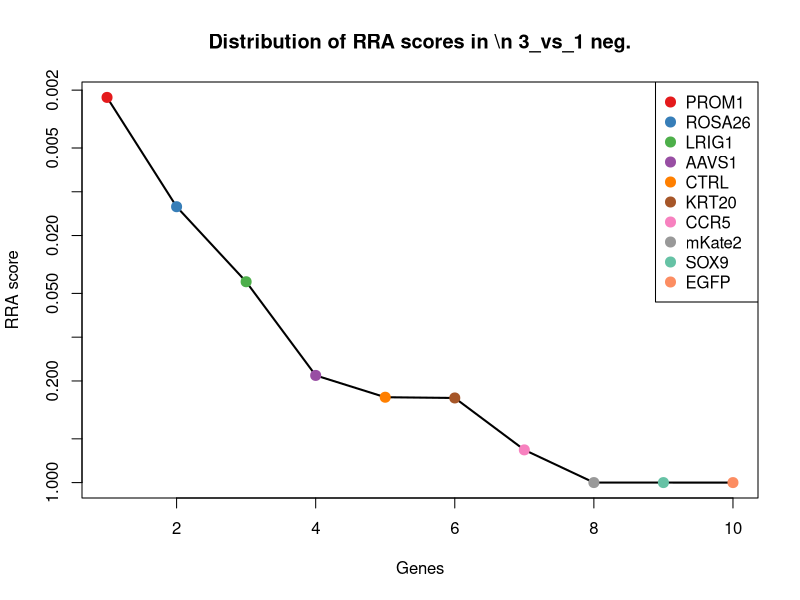
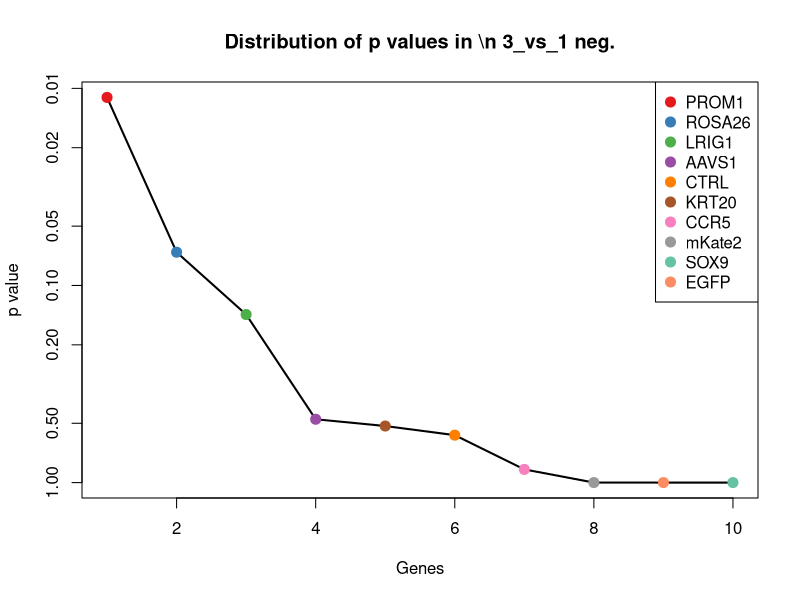
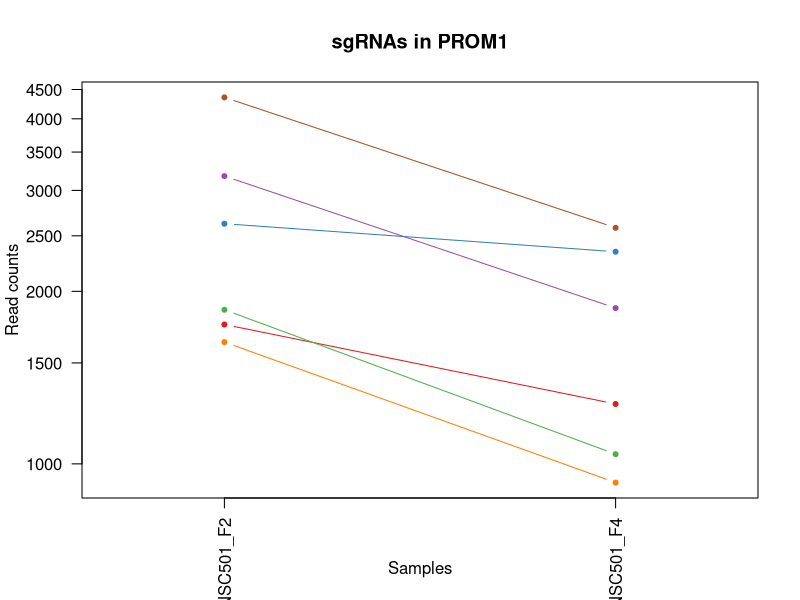
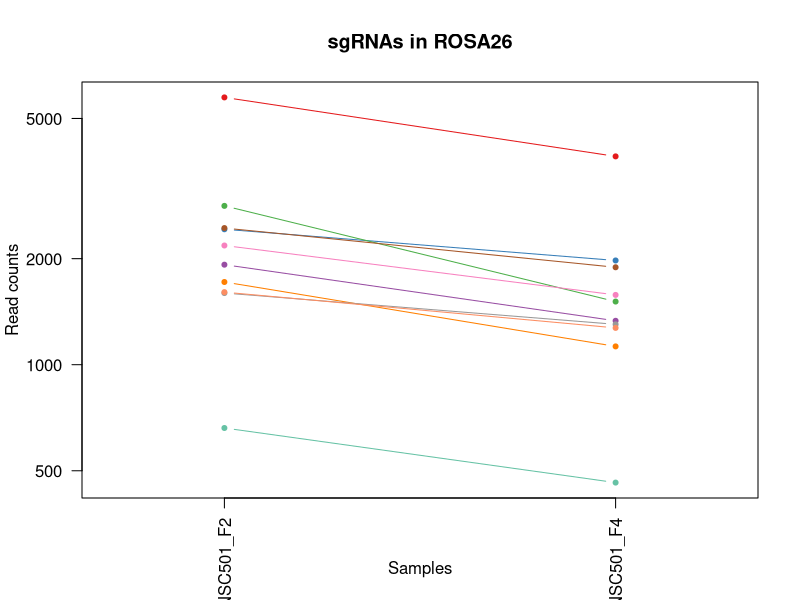
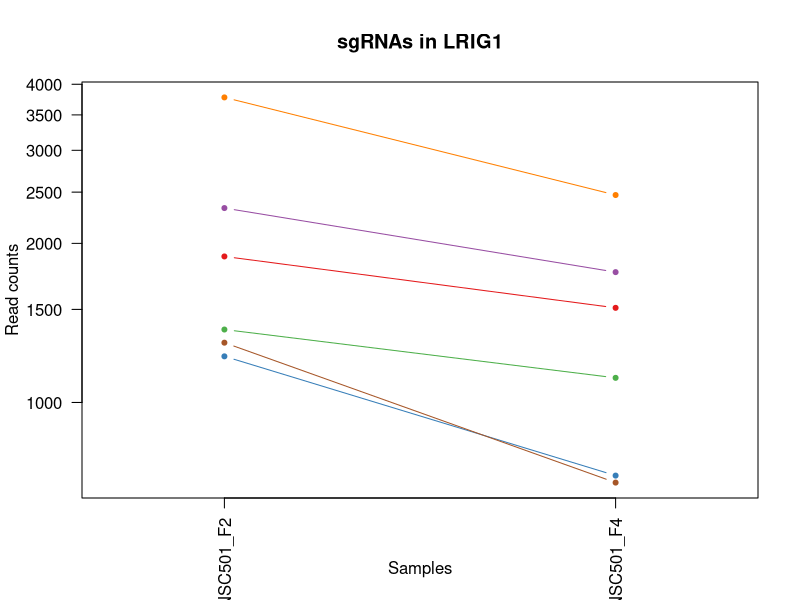
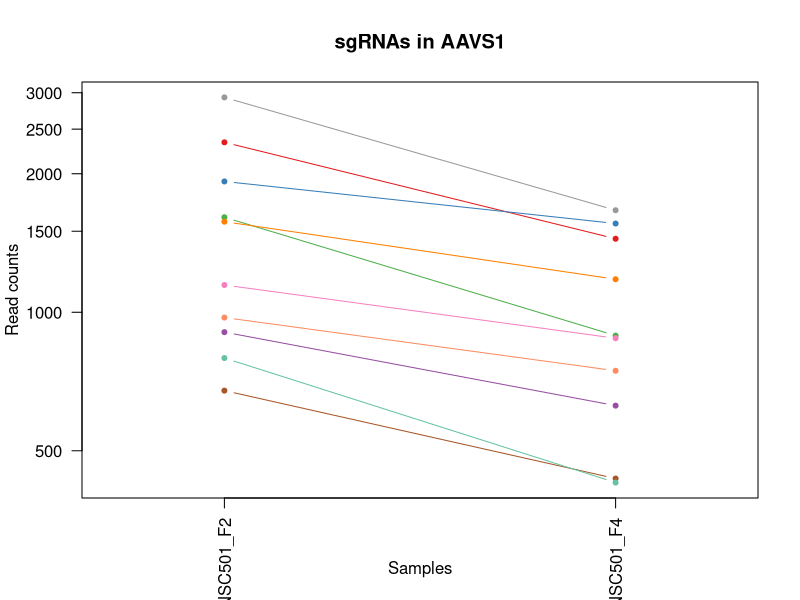
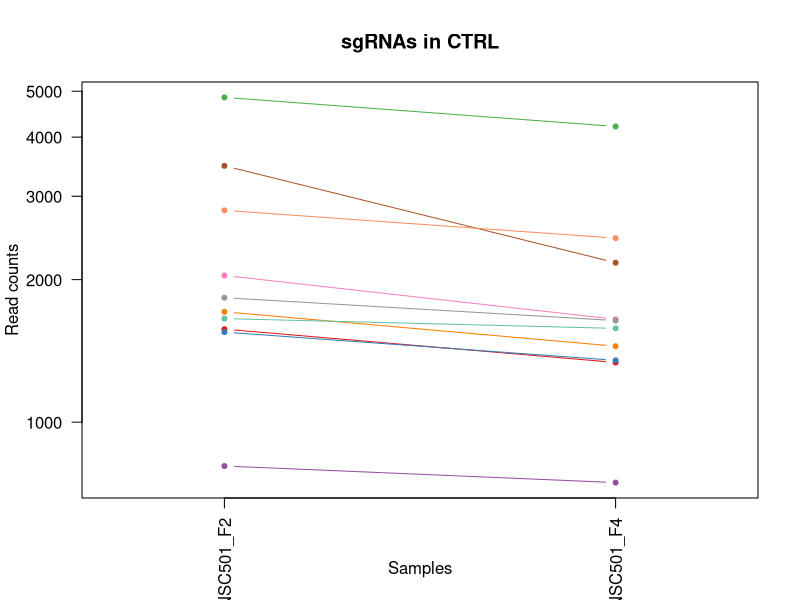
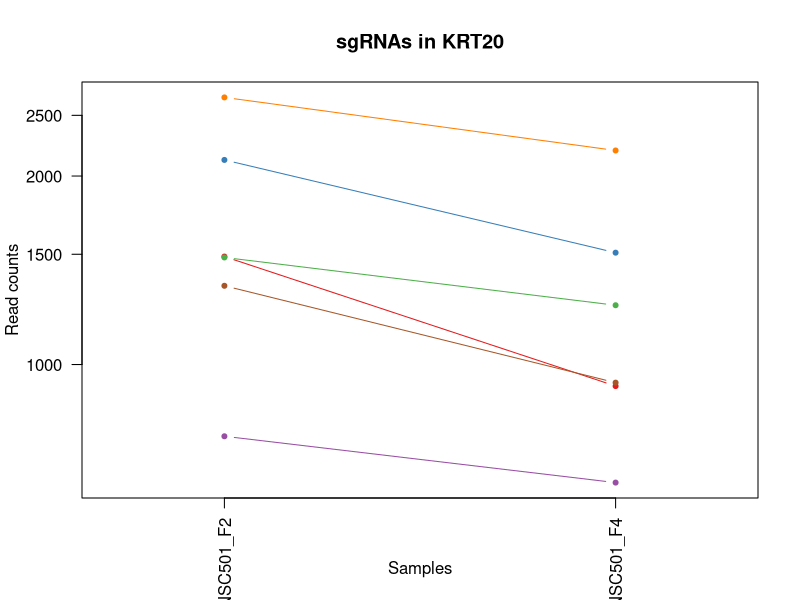

These figures' R source, in order: (Note: this script raises an error after producing the figures.)
pdf(file='S1A_c1_t3.pdf',width=4.5,height=4.5);
gstable=read.table('S1A_c1_t3.gene_summary.txt',header=T)
# 
#
# parameters
# Do not modify the variables beginning with "__"

# gstablename='__GENE_SUMMARY_FILE__'
startindex=3
# outputfile='__OUTPUT_FILE__'
targetgenelist=c("PROM1","ROSA26","LRIG1","AAVS1","CTRL","KRT20","CCR5","mKate2","SOX9","EGFP")
# samplelabel=sub('.\\w+.\\w+$','',colnames(gstable)[startindex]);
samplelabel='3_vs_1 neg.'


# You need to write some codes in front of this code:
# gstable=read.table(gstablename,header=T)
# pdf(file=outputfile,width=6,height=6)


# set up color using RColorBrewer
#library(RColorBrewer)
#colors <- brewer.pal(length(targetgenelist), "Set1")

colors=c( "#E41A1C", "#377EB8", "#4DAF4A", "#984EA3", "#FF7F00",  "#A65628", "#F781BF",
          "#999999", "#66C2A5", "#FC8D62", "#8DA0CB", "#E78AC3", "#A6D854", "#FFD92F", "#E5C494", "#B3B3B3", 
          "#8DD3C7", "#FFFFB3", "#BEBADA", "#FB8072", "#80B1D3", "#FDB462", "#B3DE69", "#FCCDE5",
          "#D9D9D9", "#BC80BD", "#CCEBC5", "#FFED6F")

######
# function definition

plotrankedvalues<-function(val, tglist, ...){
  
  plot(val,log='y',ylim=c(max(val),min(val)),type='l',lwd=2, ...)
  if(length(tglist)>0){
    for(i in 1:length(tglist)){
      targetgene=tglist[i];
      tx=which(names(val)==targetgene);ty=val[targetgene];
      points(tx,ty,col=colors[(i %% length(colors)) ],cex=2,pch=20)
      # text(tx+50,ty,targetgene,col=colors[i])
    }
    legend('topright',tglist,pch=20,pt.cex = 2,cex=1,col=colors)
  }
}



plotrandvalues<-function(val,targetgenelist, ...){
  # choose the one with the best distance distribution
  
  mindiffvalue=0;
  randval=val;
  for(i in 1:20){
    randval0=sample(val)
    vindex=sort(which(names(randval0) %in% targetgenelist))
    if(max(vindex)>0.9*length(val)){
      # print('pass...')
      next;
    }
    mindiffind=min(diff(vindex));
    if (mindiffind > mindiffvalue){
      mindiffvalue=mindiffind;
      randval=randval0;
      # print(paste('Diff: ',mindiffvalue))
    }
  }
  plot(randval,log='y',ylim=c(max(randval),min(randval)),pch=20,col='grey', ...)
  
  if(length(targetgenelist)>0){
    for(i in 1:length(targetgenelist)){
      targetgene=targetgenelist[i];
      tx=which(names(randval)==targetgene);ty=randval[targetgene];
      points(tx,ty,col=colors[(i %% length(colors)) ],cex=2,pch=20)
      text(tx+50,ty,targetgene,col=colors[i])
    }
  }
  
}




# set.seed(1235)



pvec=gstable[,startindex]
names(pvec)=gstable[,'id']
pvec=sort(pvec);

plotrankedvalues(pvec,targetgenelist,xlab='Genes',ylab='RRA score',main=paste('Distribution of RRA scores in \\n',samplelabel))

# plotrandvalues(pvec,targetgenelist,xlab='Genes',ylab='RRA score',main=paste('Distribution of RRA scores in \\n',samplelabel))


pvec=gstable[,startindex+1]
names(pvec)=gstable[,'id']
pvec=sort(pvec);

plotrankedvalues(pvec,targetgenelist,xlab='Genes',ylab='p value',main=paste('Distribution of p values in \\n',samplelabel))

# plotrandvalues(pvec,targetgenelist,xlab='Genes',ylab='p value',main=paste('Distribution of p values in \\n',samplelabel))



# you need to write after this code:
# dev.off()






# parameters
# Do not modify the variables beginning with "__"
targetmat=list(c(1749.3823420220724,1271.0121882916353),c(2623.2761646547942,2343.906717434087),c(1856.2270247162191,1038.6609630394682),c(3176.635939205076,1869.007034473545),c(1629.7800852748933,926.4914060211805),c(4358.306235867205,2580.628185167486))
targetgene="PROM1"
collabel=c("S02_MNSC501_F2","S04_MNSC501_F4")

# set up color using RColorBrewer
#library(RColorBrewer)
#colors <- brewer.pal(length(targetgenelist), "Set1")

colors=c( "#E41A1C", "#377EB8", "#4DAF4A", "#984EA3", "#FF7F00",  "#A65628", "#F781BF",
          "#999999", "#66C2A5", "#FC8D62", "#8DA0CB", "#E78AC3", "#A6D854", "#FFD92F", "#E5C494", "#B3B3B3", 
          "#8DD3C7", "#FFFFB3", "#BEBADA", "#FB8072", "#80B1D3", "#FDB462", "#B3DE69", "#FCCDE5",
          "#D9D9D9", "#BC80BD", "#CCEBC5", "#FFED6F")


## code

targetmatvec=unlist(targetmat)+1
yrange=range(targetmatvec[targetmatvec>0]);
# yrange[1]=1; # set the minimum value to 1
for(i in 1:length(targetmat)){
  vali=targetmat[[i]]+1;
  if(i==1){
    plot(1:length(vali),vali,type='b',las=1,pch=20,main=paste('sgRNAs in',targetgene),ylab='Read counts',xlab='Samples',xlim=c(0.7,length(vali)+0.3),ylim = yrange,col=colors[(i %% length(colors))],xaxt='n',log='y')
    axis(1,at=1:length(vali),labels=(collabel),las=2)
    # lines(0:100,rep(1,101),col='black');
  }else{
    lines(1:length(vali),vali,type='b',pch=20,col=colors[(i %% length(colors))])
  }
}




# parameters
# Do not modify the variables beginning with "__"
targetmat=list(c(5736.124233594708,3901.1697882464177),c(2422.344373319533,1975.3496015168566),c(2822.613259233426,1509.9187772656503),c(1921.6095917380103,1331.467209282011),c(1715.8937101328622,1126.0658126641079),c(2441.480734399082,1889.401499385961),c(2178.355769555288,1576.9291619778742),c(1596.2914533856833,1300.875511913387),c(660.2044572444285,461.7889555168463),c(1605.8596339254575,1271.0121882916353))
targetgene="ROSA26"
collabel=c("S02_MNSC501_F2","S04_MNSC501_F4")

# set up color using RColorBrewer
#library(RColorBrewer)
#colors <- brewer.pal(length(targetgenelist), "Set1")

colors=c( "#E41A1C", "#377EB8", "#4DAF4A", "#984EA3", "#FF7F00",  "#A65628", "#F781BF",
          "#999999", "#66C2A5", "#FC8D62", "#8DA0CB", "#E78AC3", "#A6D854", "#FFD92F", "#E5C494", "#B3B3B3", 
          "#8DD3C7", "#FFFFB3", "#BEBADA", "#FB8072", "#80B1D3", "#FDB462", "#B3DE69", "#FCCDE5",
          "#D9D9D9", "#BC80BD", "#CCEBC5", "#FFED6F")


## code

targetmatvec=unlist(targetmat)+1
yrange=range(targetmatvec[targetmatvec>0]);
# yrange[1]=1; # set the minimum value to 1
for(i in 1:length(targetmat)){
  vali=targetmat[[i]]+1;
  if(i==1){
    plot(1:length(vali),vali,type='b',las=1,pch=20,main=paste('sgRNAs in',targetgene),ylab='Read counts',xlab='Samples',xlim=c(0.7,length(vali)+0.3),ylim = yrange,col=colors[(i %% length(colors))],xaxt='n',log='y')
    axis(1,at=1:length(vali),labels=(collabel),las=2)
    # lines(0:100,rep(1,101),col='black');
  }else{
    lines(1:length(vali),vali,type='b',pch=20,col=colors[(i %% length(colors))])
  }
}




# parameters
# Do not modify the variables beginning with "__"
targetmat=list(c(1888.1209598488,1509.1904035187783),c(1221.5377155778556,726.1886256313813),c(1373.0339074576157,1112.2267114735398),c(2331.446658191677,1763.3928411771055),c(3776.2419196976,2467.730254402327),c(1296.4884631394211,704.3374132252214))
targetgene="LRIG1"
collabel=c("S02_MNSC501_F2","S04_MNSC501_F4")

# set up color using RColorBrewer
#library(RColorBrewer)
#colors <- brewer.pal(length(targetgenelist), "Set1")

colors=c( "#E41A1C", "#377EB8", "#4DAF4A", "#984EA3", "#FF7F00",  "#A65628", "#F781BF",
          "#999999", "#66C2A5", "#FC8D62", "#8DA0CB", "#E78AC3", "#A6D854", "#FFD92F", "#E5C494", "#B3B3B3", 
          "#8DD3C7", "#FFFFB3", "#BEBADA", "#FB8072", "#80B1D3", "#FDB462", "#B3DE69", "#FCCDE5",
          "#D9D9D9", "#BC80BD", "#CCEBC5", "#FFED6F")


## code

targetmatvec=unlist(targetmat)+1
yrange=range(targetmatvec[targetmatvec>0]);
# yrange[1]=1; # set the minimum value to 1
for(i in 1:length(targetmat)){
  vali=targetmat[[i]]+1;
  if(i==1){
    plot(1:length(vali),vali,type='b',las=1,pch=20,main=paste('sgRNAs in',targetgene),ylab='Read counts',xlab='Samples',xlim=c(0.7,length(vali)+0.3),ylim = yrange,col=colors[(i %% length(colors))],xaxt='n',log='y')
    axis(1,at=1:length(vali),labels=(collabel),las=2)
    # lines(0:100,rep(1,101),col='black');
  }else{
    lines(1:length(vali),vali,type='b',pch=20,col=colors[(i %% length(colors))])
  }
}




# parameters
# Do not modify the variables beginning with "__"
targetmat=list(c(2339.4201419748224,1443.6367663002986),c(1923.2042884946393,1557.9914445592021),c(1607.4543306820867,888.6159711838367),c(904.1930610086737,625.6730485630457),c(1572.3710020362473,1178.5087224388917),c(674.55672805409,434.1107531357104),c(1144.9922712596608,876.9619912338848),c(2929.4579419275724,1665.0623853493857),c(794.158984801269,425.3702681732464),c(972.765021543723,745.1263430500533))
targetgene="AAVS1"
collabel=c("S02_MNSC501_F2","S04_MNSC501_F4")

# set up color using RColorBrewer
#library(RColorBrewer)
#colors <- brewer.pal(length(targetgenelist), "Set1")

colors=c( "#E41A1C", "#377EB8", "#4DAF4A", "#984EA3", "#FF7F00",  "#A65628", "#F781BF",
          "#999999", "#66C2A5", "#FC8D62", "#8DA0CB", "#E78AC3", "#A6D854", "#FFD92F", "#E5C494", "#B3B3B3", 
          "#8DD3C7", "#FFFFB3", "#BEBADA", "#FB8072", "#80B1D3", "#FDB462", "#B3DE69", "#FCCDE5",
          "#D9D9D9", "#BC80BD", "#CCEBC5", "#FFED6F")


## code

targetmatvec=unlist(targetmat)+1
yrange=range(targetmatvec[targetmatvec>0]);
# yrange[1]=1; # set the minimum value to 1
for(i in 1:length(targetmat)){
  vali=targetmat[[i]]+1;
  if(i==1){
    plot(1:length(vali),vali,type='b',las=1,pch=20,main=paste('sgRNAs in',targetgene),ylab='Read counts',xlab='Samples',xlim=c(0.7,length(vali)+0.3),ylim = yrange,col=colors[(i %% length(colors))],xaxt='n',log='y')
    axis(1,at=1:length(vali),labels=(collabel),las=2)
    # lines(0:100,rep(1,101),col='black');
  }else{
    lines(1:length(vali),vali,type='b',pch=20,col=colors[(i %% length(colors))])
  }
}




# parameters
# Do not modify the variables beginning with "__"
targetmat=list(c(1570.7763052796183,1335.837451763243),c(1548.4505506868115,1349.676552953811),c(4851.067533665583,4211.457004413888),c(806.9165588543015,744.3979693031812),c(1709.514923106346,1445.8218875409145),c(3478.0336262079672,2170.553765678552),c(2039.6171517285602,1648.3097891713298),c(1830.7118766101541,1638.1125567151219),c(1653.7005366243293,1576.9291619778742),c(2800.2875046406193,2445.879041996167))
targetgene="CTRL"
collabel=c("S02_MNSC501_F2","S04_MNSC501_F4")

# set up color using RColorBrewer
#library(RColorBrewer)
#colors <- brewer.pal(length(targetgenelist), "Set1")

colors=c( "#E41A1C", "#377EB8", "#4DAF4A", "#984EA3", "#FF7F00",  "#A65628", "#F781BF",
          "#999999", "#66C2A5", "#FC8D62", "#8DA0CB", "#E78AC3", "#A6D854", "#FFD92F", "#E5C494", "#B3B3B3", 
          "#8DD3C7", "#FFFFB3", "#BEBADA", "#FB8072", "#80B1D3", "#FDB462", "#B3DE69", "#FCCDE5",
          "#D9D9D9", "#BC80BD", "#CCEBC5", "#FFED6F")


## code

targetmatvec=unlist(targetmat)+1
yrange=range(targetmatvec[targetmatvec>0]);
# yrange[1]=1; # set the minimum value to 1
for(i in 1:length(targetmat)){
  vali=targetmat[[i]]+1;
  if(i==1){
    plot(1:length(vali),vali,type='b',las=1,pch=20,main=paste('sgRNAs in',targetgene),ylab='Read counts',xlab='Samples',xlim=c(0.7,length(vali)+0.3),ylim = yrange,col=colors[(i %% length(colors))],xaxt='n',log='y')
    axis(1,at=1:length(vali),labels=(collabel),las=2)
    # lines(0:100,rep(1,101),col='black');
  }else{
    lines(1:length(vali),vali,type='b',pch=20,col=colors[(i %% length(colors))])
  }
}




# parameters
# Do not modify the variables beginning with "__"
targetmat=list(c(1486.2573771782786,922.8495372868206),c(2120.946686316642,1507.7336560250344),c(1481.4732869083914,1242.6056121636275),c(767.0491399385751,646.7958872223336),c(2669.5223705970366,2196.046846819072),c(1334.7611852985183,934.5035172367725))
targetgene="KRT20"
collabel=c("S02_MNSC501_F2","S04_MNSC501_F4")

# set up color using RColorBrewer
#library(RColorBrewer)
#colors <- brewer.pal(length(targetgenelist), "Set1")

colors=c( "#E41A1C", "#377EB8", "#4DAF4A", "#984EA3", "#FF7F00",  "#A65628", "#F781BF",
          "#999999", "#66C2A5", "#FC8D62", "#8DA0CB", "#E78AC3", "#A6D854", "#FFD92F", "#E5C494", "#B3B3B3", 
          "#8DD3C7", "#FFFFB3", "#BEBADA", "#FB8072", "#80B1D3", "#FDB462", "#B3DE69", "#FCCDE5",
          "#D9D9D9", "#BC80BD", "#CCEBC5", "#FFED6F")


## code

targetmatvec=unlist(targetmat)+1
yrange=range(targetmatvec[targetmatvec>0]);
# yrange[1]=1; # set the minimum value to 1
for(i in 1:length(targetmat)){
  vali=targetmat[[i]]+1;
  if(i==1){
    plot(1:length(vali),vali,type='b',las=1,pch=20,main=paste('sgRNAs in',targetgene),ylab='Read counts',xlab='Samples',xlim=c(0.7,length(vali)+0.3),ylim = yrange,col=colors[(i %% length(colors))],xaxt='n',log='y')
    axis(1,at=1:length(vali),labels=(collabel),las=2)
    # lines(0:100,rep(1,101),col='black');
  }else{
    lines(1:length(vali),vali,type='b',pch=20,col=colors[(i %% length(colors))])
  }
}




# parameters
# Do not modify the variables beginning with "__"
targetmat=list(c(1144.9922712596608,872.5917487526527),c(2285.200452249435,1700.7526989461137),c(1148.181664772919,944.7007496929805),c(837.2157972302534,520.787229013478),c(1302.8672501659373,1208.3720460606435),c(1589.9126663591671,865.3080112839328),c(2479.753456558179,2087.5191585351445),c(1479.8785901517622,1256.4447133541953),c(1068.4468269414663,733.4723631001012),c(1502.204344744569,1125.3374389172359))
targetgene="CCR5"
collabel=c("S02_MNSC501_F2","S04_MNSC501_F4")

# set up color using RColorBrewer
#library(RColorBrewer)
#colors <- brewer.pal(length(targetgenelist), "Set1")

colors=c( "#E41A1C", "#377EB8", "#4DAF4A", "#984EA3", "#FF7F00",  "#A65628", "#F781BF",
          "#999999", "#66C2A5", "#FC8D62", "#8DA0CB", "#E78AC3", "#A6D854", "#FFD92F", "#E5C494", "#B3B3B3", 
          "#8DD3C7", "#FFFFB3", "#BEBADA", "#FB8072", "#80B1D3", "#FDB462", "#B3DE69", "#FCCDE5",
          "#D9D9D9", "#BC80BD", "#CCEBC5", "#FFED6F")


## code

targetmatvec=unlist(targetmat)+1
yrange=range(targetmatvec[targetmatvec>0]);
# yrange[1]=1; # set the minimum value to 1
for(i in 1:length(targetmat)){
  vali=targetmat[[i]]+1;
  if(i==1){
    plot(1:length(vali),vali,type='b',las=1,pch=20,main=paste('sgRNAs in',targetgene),ylab='Read counts',xlab='Samples',xlim=c(0.7,length(vali)+0.3),ylim = yrange,col=colors[(i %% length(colors))],xaxt='n',log='y')
    axis(1,at=1:length(vali),labels=(collabel),las=2)
    # lines(0:100,rep(1,101),col='black');
  }else{
    lines(1:length(vali),vali,type='b',pch=20,col=colors[(i %% length(colors))])
  }
}




# parameters
# Do not modify the variables beginning with "__"
targetmat=list(c(1003.0642599196751,1080.906640358044),c(1103.5301555873054,1450.9205037690185),c(1055.6892528884339,1204.7301773262836),c(1108.3142458571926,978.9343157959644),c(819.6741329073338,817.235343990381),c(1518.1513123108596,1977.5347227574728))
targetgene="mKate2"
collabel=c("S02_MNSC501_F2","S04_MNSC501_F4")

# set up color using RColorBrewer
#library(RColorBrewer)
#colors <- brewer.pal(length(targetgenelist), "Set1")

colors=c( "#E41A1C", "#377EB8", "#4DAF4A", "#984EA3", "#FF7F00",  "#A65628", "#F781BF",
          "#999999", "#66C2A5", "#FC8D62", "#8DA0CB", "#E78AC3", "#A6D854", "#FFD92F", "#E5C494", "#B3B3B3", 
          "#8DD3C7", "#FFFFB3", "#BEBADA", "#FB8072", "#80B1D3", "#FDB462", "#B3DE69", "#FCCDE5",
          "#D9D9D9", "#BC80BD", "#CCEBC5", "#FFED6F")


## code

targetmatvec=unlist(targetmat)+1
yrange=range(targetmatvec[targetmatvec>0]);
# yrange[1]=1; # set the minimum value to 1
for(i in 1:length(targetmat)){
  vali=targetmat[[i]]+1;
  if(i==1){
    plot(1:length(vali),vali,type='b',las=1,pch=20,main=paste('sgRNAs in',targetgene),ylab='Read counts',xlab='Samples',xlim=c(0.7,length(vali)+0.3),ylim = yrange,col=colors[(i %% length(colors))],xaxt='n',log='y')
    axis(1,at=1:length(vali),labels=(collabel),las=2)
    # lines(0:100,rep(1,101),col='black');
  }else{
    lines(1:length(vali),vali,type='b',pch=20,col=colors[(i %% length(colors))])
  }
}




# parameters
# Do not modify the variables beginning with "__"
targetmat=list(c(1728.6512841858948,2791.1281980134936),c(1229.5111993610008,2743.783904466814),c(692.0983923770095,885.7024761963487),c(790.9695912880109,1507.7336560250344),c(1601.0755436555703,3381.1109329798114),c(2234.170156037305,2626.5157312204224))
targetgene="SOX9"
collabel=c("S02_MNSC501_F2","S04_MNSC501_F4")

# set up color using RColorBrewer
#library(RColorBrewer)
#colors <- brewer.pal(length(targetgenelist), "Set1")

colors=c( "#E41A1C", "#377EB8", "#4DAF4A", "#984EA3", "#FF7F00",  "#A65628", "#F781BF",
          "#999999", "#66C2A5", "#FC8D62", "#8DA0CB", "#E78AC3", "#A6D854", "#FFD92F", "#E5C494", "#B3B3B3", 
          "#8DD3C7", "#FFFFB3", "#BEBADA", "#FB8072", "#80B1D3", "#FDB462", "#B3DE69", "#FCCDE5",
          "#D9D9D9", "#BC80BD", "#CCEBC5", "#FFED6F")


## code

targetmatvec=unlist(targetmat)+1
yrange=range(targetmatvec[targetmatvec>0]);
# yrange[1]=1; # set the minimum value to 1
for(i in 1:length(targetmat)){
  vali=targetmat[[i]]+1;
  if(i==1){
    plot(1:length(vali),vali,type='b',las=1,pch=20,main=paste('sgRNAs in',targetgene),ylab='Read counts',xlab='Samples',xlim=c(0.7,length(vali)+0.3),ylim = yrange,col=colors[(i %% length(colors))],xaxt='n',log='y')
    axis(1,at=1:length(vali),labels=(collabel),las=2)
    # lines(0:100,rep(1,101),col='black');
  }else{
    lines(1:length(vali),vali,type='b',pch=20,col=colors[(i %% length(colors))])
  }
}




# parameters
# Do not modify the variables beginning with "__"
targetmat=list(c(2307.526206842241,5906.382713385026),c(3141.5526105592367,8737.57146747648),c(1797.223244720944,4944.92936751399),c(1481.4732869083914,3928.1196168806814),c(2809.8556851803933,7443.9796930318125),c(3096.901101373623,7513.1751989846525))
targetgene="EGFP"
collabel=c("S02_MNSC501_F2","S04_MNSC501_F4")

# set up color using RColorBrewer
#library(RColorBrewer)
#colors <- brewer.pal(length(targetgenelist), "Set1")

colors=c( "#E41A1C", "#377EB8", "#4DAF4A", "#984EA3", "#FF7F00",  "#A65628", "#F781BF",
          "#999999", "#66C2A5", "#FC8D62", "#8DA0CB", "#E78AC3", "#A6D854", "#FFD92F", "#E5C494", "#B3B3B3", 
          "#8DD3C7", "#FFFFB3", "#BEBADA", "#FB8072", "#80B1D3", "#FDB462", "#B3DE69", "#FCCDE5",
          "#D9D9D9", "#BC80BD", "#CCEBC5", "#FFED6F")


## code

targetmatvec=unlist(targetmat)+1
yrange=range(targetmatvec[targetmatvec>0]);
# yrange[1]=1; # set the minimum value to 1
for(i in 1:length(targetmat)){
  vali=targetmat[[i]]+1;
  if(i==1){
    plot(1:length(vali),vali,type='b',las=1,pch=20,main=paste('sgRNAs in',targetgene),ylab='Read counts',xlab='Samples',xlim=c(0.7,length(vali)+0.3),ylim = yrange,col=colors[(i %% length(colors))],xaxt='n',log='y')
    axis(1,at=1:length(vali),labels=(collabel),las=2)
    # lines(0:100,rep(1,101),col='black');
  }else{
    lines(1:length(vali),vali,type='b',pch=20,col=colors[(i %% length(colors))])
  }
}



# 
#
# parameters
# Do not modify the variables beginning with "__"

# gstablename='__GENE_SUMMARY_FILE__'
startindex=9
# outputfile='__OUTPUT_FILE__'
targetgenelist=c("EGFP","SOX9","mKate2","KRT20","CTRL","ROSA26","AAVS1","LRIG1","CCR5","PROM1")
# samplelabel=sub('.\\w+.\\w+$','',colnames(gstable)[startindex]);
samplelabel='3_vs_1 pos.'


# You need to write some codes in front of this code:
# gstable=read.table(gstablename,header=T)
# pdf(file=outputfile,width=6,height=6)


# set up color using RColorBrewer
#library(RColorBrewer)
#colors <- brewer.pal(length(targetgenelist), "Set1")

colors=c( "#E41A1C", "#377EB8", "#4DAF4A", "#984EA3", "#FF7F00",  "#A65628", "#F781BF",
          "#999999", "#66C2A5", "#FC8D62", "#8DA0CB", "#E78AC3", "#A6D854", "#FFD92F", "#E5C494", "#B3B3B3", 
          "#8DD3C7", "#FFFFB3", "#BEBADA", "#FB8072", "#80B1D3", "#FDB462", "#B3DE69", "#FCCDE5",
          "#D9D9D9", "#BC80BD", "#CCEBC5", "#FFED6F")

######
# function definition

plotrankedvalues<-function(val, tglist, ...){
  
  plot(val,log='y',ylim=c(max(val),min(val)),type='l',lwd=2, ...)
  if(length(tglist)>0){
    for(i in 1:length(tglist)){
      targetgene=tglist[i];
      tx=which(names(val)==targetgene);ty=val[targetgene];
      points(tx,ty,col=colors[(i %% length(colors)) ],cex=2,pch=20)
      # text(tx+50,ty,targetgene,col=colors[i])
    }
    legend('topright',tglist,pch=20,pt.cex = 2,cex=1,col=colors)
  }
}



plotrandvalues<-function(val,targetgenelist, ...){
  # choose the one with the best distance distribution
  
  mindiffvalue=0;
  randval=val;
  for(i in 1:20){
    randval0=sample(val)
    vindex=sort(which(names(randval0) %in% targetgenelist))
    if(max(vindex)>0.9*length(val)){
      # print('pass...')
      next;
    }
    mindiffind=min(diff(vindex));
    if (mindiffind > mindiffvalue){
      mindiffvalue=mindiffind;
      randval=randval0;
      # print(paste('Diff: ',mindiffvalue))
    }
  }
  plot(randval,log='y',ylim=c(max(randval),min(randval)),pch=20,col='grey', ...)
  
  if(length(targetgenelist)>0){
    for(i in 1:length(targetgenelist)){
      targetgene=targetgenelist[i];
      tx=which(names(randval)==targetgene);ty=randval[targetgene];
      points(tx,ty,col=colors[(i %% length(colors)) ],cex=2,pch=20)
      text(tx+50,ty,targetgene,col=colors[i])
    }
  }
  
}




# set.seed(1235)



pvec=gstable[,startindex]
names(pvec)=gstable[,'id']
pvec=sort(pvec);

plotrankedvalues(pvec,targetgenelist,xlab='Genes',ylab='RRA score',main=paste('Distribution of RRA scores in \\n',samplelabel))

# plotrandvalues(pvec,targetgenelist,xlab='Genes',ylab='RRA score',main=paste('Distribution of RRA scores in \\n',samplelabel))


pvec=gstable[,startindex+1]
names(pvec)=gstable[,'id']
pvec=sort(pvec);

plotrankedvalues(pvec,targetgenelist,xlab='Genes',ylab='p value',main=paste('Distribution of p values in \\n',samplelabel))

# plotrandvalues(pvec,targetgenelist,xlab='Genes',ylab='p value',main=paste('Distribution of p values in \\n',samplelabel))



# you need to write after this code:
# dev.off()






# parameters
# Do not modify the variables beginning with "__"
targetmat=list(c(2307.526206842241,5906.382713385026),c(3141.5526105592367,8737.57146747648),c(1797.223244720944,4944.92936751399),c(1481.4732869083914,3928.1196168806814),c(2809.8556851803933,7443.9796930318125),c(3096.901101373623,7513.1751989846525))
targetgene="EGFP"
collabel=c("S02_MNSC501_F2","S04_MNSC501_F4")

# set up color using RColorBrewer
#library(RColorBrewer)
#colors <- brewer.pal(length(targetgenelist), "Set1")

colors=c( "#E41A1C", "#377EB8", "#4DAF4A", "#984EA3", "#FF7F00",  "#A65628", "#F781BF",
          "#999999", "#66C2A5", "#FC8D62", "#8DA0CB", "#E78AC3", "#A6D854", "#FFD92F", "#E5C494", "#B3B3B3", 
          "#8DD3C7", "#FFFFB3", "#BEBADA", "#FB8072", "#80B1D3", "#FDB462", "#B3DE69", "#FCCDE5",
          "#D9D9D9", "#BC80BD", "#CCEBC5", "#FFED6F")


## code

targetmatvec=unlist(targetmat)+1
yrange=range(targetmatvec[targetmatvec>0]);
# yrange[1]=1; # set the minimum value to 1
for(i in 1:length(targetmat)){
  vali=targetmat[[i]]+1;
  if(i==1){
    plot(1:length(vali),vali,type='b',las=1,pch=20,main=paste('sgRNAs in',targetgene),ylab='Read counts',xlab='Samples',xlim=c(0.7,length(vali)+0.3),ylim = yrange,col=colors[(i %% length(colors))],xaxt='n',log='y')
    axis(1,at=1:length(vali),labels=(collabel),las=2)
    # lines(0:100,rep(1,101),col='black');
  }else{
    lines(1:length(vali),vali,type='b',pch=20,col=colors[(i %% length(colors))])
  }
}




# parameters
# Do not modify the variables beginning with "__"
targetmat=list(c(1728.6512841858948,2791.1281980134936),c(1229.5111993610008,2743.783904466814),c(692.0983923770095,885.7024761963487),c(790.9695912880109,1507.7336560250344),c(1601.0755436555703,3381.1109329798114),c(2234.170156037305,2626.5157312204224))
targetgene="SOX9"
collabel=c("S02_MNSC501_F2","S04_MNSC501_F4")

# set up color using RColorBrewer
#library(RColorBrewer)
#colors <- brewer.pal(length(targetgenelist), "Set1")

colors=c( "#E41A1C", "#377EB8", "#4DAF4A", "#984EA3", "#FF7F00",  "#A65628", "#F781BF",
          "#999999", "#66C2A5", "#FC8D62", "#8DA0CB", "#E78AC3", "#A6D854", "#FFD92F", "#E5C494", "#B3B3B3", 
          "#8DD3C7", "#FFFFB3", "#BEBADA", "#FB8072", "#80B1D3", "#FDB462", "#B3DE69", "#FCCDE5",
          "#D9D9D9", "#BC80BD", "#CCEBC5", "#FFED6F")


## code

targetmatvec=unlist(targetmat)+1
yrange=range(targetmatvec[targetmatvec>0]);
# yrange[1]=1; # set the minimum value to 1
for(i in 1:length(targetmat)){
  vali=targetmat[[i]]+1;
  if(i==1){
    plot(1:length(vali),vali,type='b',las=1,pch=20,main=paste('sgRNAs in',targetgene),ylab='Read counts',xlab='Samples',xlim=c(0.7,length(vali)+0.3),ylim = yrange,col=colors[(i %% length(colors))],xaxt='n',log='y')
    axis(1,at=1:length(vali),labels=(collabel),las=2)
    # lines(0:100,rep(1,101),col='black');
  }else{
    lines(1:length(vali),vali,type='b',pch=20,col=colors[(i %% length(colors))])
  }
}




# parameters
# Do not modify the variables beginning with "__"
targetmat=list(c(1003.0642599196751,1080.906640358044),c(1103.5301555873054,1450.9205037690185),c(1055.6892528884339,1204.7301773262836),c(1108.3142458571926,978.9343157959644),c(819.6741329073338,817.235343990381),c(1518.1513123108596,1977.5347227574728))
targetgene="mKate2"
collabel=c("S02_MNSC501_F2","S04_MNSC501_F4")

# set up color using RColorBrewer
#library(RColorBrewer)
#colors <- brewer.pal(length(targetgenelist), "Set1")

colors=c( "#E41A1C", "#377EB8", "#4DAF4A", "#984EA3", "#FF7F00",  "#A65628", "#F781BF",
          "#999999", "#66C2A5", "#FC8D62", "#8DA0CB", "#E78AC3", "#A6D854", "#FFD92F", "#E5C494", "#B3B3B3", 
          "#8DD3C7", "#FFFFB3", "#BEBADA", "#FB8072", "#80B1D3", "#FDB462", "#B3DE69", "#FCCDE5",
          "#D9D9D9", "#BC80BD", "#CCEBC5", "#FFED6F")


## code

targetmatvec=unlist(targetmat)+1
yrange=range(targetmatvec[targetmatvec>0]);
# yrange[1]=1; # set the minimum value to 1
for(i in 1:length(targetmat)){
  vali=targetmat[[i]]+1;
  if(i==1){
    plot(1:length(vali),vali,type='b',las=1,pch=20,main=paste('sgRNAs in',targetgene),ylab='Read counts',xlab='Samples',xlim=c(0.7,length(vali)+0.3),ylim = yrange,col=colors[(i %% length(colors))],xaxt='n',log='y')
    axis(1,at=1:length(vali),labels=(collabel),las=2)
    # lines(0:100,rep(1,101),col='black');
  }else{
    lines(1:length(vali),vali,type='b',pch=20,col=colors[(i %% length(colors))])
  }
}




# parameters
# Do not modify the variables beginning with "__"
targetmat=list(c(1486.2573771782786,922.8495372868206),c(2120.946686316642,1507.7336560250344),c(1481.4732869083914,1242.6056121636275),c(767.0491399385751,646.7958872223336),c(2669.5223705970366,2196.046846819072),c(1334.7611852985183,934.5035172367725))
targetgene="KRT20"
collabel=c("S02_MNSC501_F2","S04_MNSC501_F4")

# set up color using RColorBrewer
#library(RColorBrewer)
#colors <- brewer.pal(length(targetgenelist), "Set1")

colors=c( "#E41A1C", "#377EB8", "#4DAF4A", "#984EA3", "#FF7F00",  "#A65628", "#F781BF",
          "#999999", "#66C2A5", "#FC8D62", "#8DA0CB", "#E78AC3", "#A6D854", "#FFD92F", "#E5C494", "#B3B3B3", 
          "#8DD3C7", "#FFFFB3", "#BEBADA", "#FB8072", "#80B1D3", "#FDB462", "#B3DE69", "#FCCDE5",
          "#D9D9D9", "#BC80BD", "#CCEBC5", "#FFED6F")


## code

targetmatvec=unlist(targetmat)+1
yrange=range(targetmatvec[targetmatvec>0]);
# yrange[1]=1; # set the minimum value to 1
for(i in 1:length(targetmat)){
  vali=targetmat[[i]]+1;
  if(i==1){
    plot(1:length(vali),vali,type='b',las=1,pch=20,main=paste('sgRNAs in',targetgene),ylab='Read counts',xlab='Samples',xlim=c(0.7,length(vali)+0.3),ylim = yrange,col=colors[(i %% length(colors))],xaxt='n',log='y')
    axis(1,at=1:length(vali),labels=(collabel),las=2)
    # lines(0:100,rep(1,101),col='black');
  }else{
    lines(1:length(vali),vali,type='b',pch=20,col=colors[(i %% length(colors))])
  }
}




# parameters
# Do not modify the variables beginning with "__"
targetmat=list(c(1570.7763052796183,1335.837451763243),c(1548.4505506868115,1349.676552953811),c(4851.067533665583,4211.457004413888),c(806.9165588543015,744.3979693031812),c(1709.514923106346,1445.8218875409145),c(3478.0336262079672,2170.553765678552),c(2039.6171517285602,1648.3097891713298),c(1830.7118766101541,1638.1125567151219),c(1653.7005366243293,1576.9291619778742),c(2800.2875046406193,2445.879041996167))
targetgene="CTRL"
collabel=c("S02_MNSC501_F2","S04_MNSC501_F4")

# set up color using RColorBrewer
#library(RColorBrewer)
#colors <- brewer.pal(length(targetgenelist), "Set1")

colors=c( "#E41A1C", "#377EB8", "#4DAF4A", "#984EA3", "#FF7F00",  "#A65628", "#F781BF",
          "#999999", "#66C2A5", "#FC8D62", "#8DA0CB", "#E78AC3", "#A6D854", "#FFD92F", "#E5C494", "#B3B3B3", 
          "#8DD3C7", "#FFFFB3", "#BEBADA", "#FB8072", "#80B1D3", "#FDB462", "#B3DE69", "#FCCDE5",
          "#D9D9D9", "#BC80BD", "#CCEBC5", "#FFED6F")


## code

targetmatvec=unlist(targetmat)+1
yrange=range(targetmatvec[targetmatvec>0]);
# yrange[1]=1; # set the minimum value to 1
for(i in 1:length(targetmat)){
  vali=targetmat[[i]]+1;
  if(i==1){
    plot(1:length(vali),vali,type='b',las=1,pch=20,main=paste('sgRNAs in',targetgene),ylab='Read counts',xlab='Samples',xlim=c(0.7,length(vali)+0.3),ylim = yrange,col=colors[(i %% length(colors))],xaxt='n',log='y')
    axis(1,at=1:length(vali),labels=(collabel),las=2)
    # lines(0:100,rep(1,101),col='black');
  }else{
    lines(1:length(vali),vali,type='b',pch=20,col=colors[(i %% length(colors))])
  }
}




# parameters
# Do not modify the variables beginning with "__"
targetmat=list(c(5736.124233594708,3901.1697882464177),c(2422.344373319533,1975.3496015168566),c(2822.613259233426,1509.9187772656503),c(1921.6095917380103,1331.467209282011),c(1715.8937101328622,1126.0658126641079),c(2441.480734399082,1889.401499385961),c(2178.355769555288,1576.9291619778742),c(1596.2914533856833,1300.875511913387),c(660.2044572444285,461.7889555168463),c(1605.8596339254575,1271.0121882916353))
targetgene="ROSA26"
collabel=c("S02_MNSC501_F2","S04_MNSC501_F4")

# set up color using RColorBrewer
#library(RColorBrewer)
#colors <- brewer.pal(length(targetgenelist), "Set1")

colors=c( "#E41A1C", "#377EB8", "#4DAF4A", "#984EA3", "#FF7F00",  "#A65628", "#F781BF",
          "#999999", "#66C2A5", "#FC8D62", "#8DA0CB", "#E78AC3", "#A6D854", "#FFD92F", "#E5C494", "#B3B3B3", 
          "#8DD3C7", "#FFFFB3", "#BEBADA", "#FB8072", "#80B1D3", "#FDB462", "#B3DE69", "#FCCDE5",
          "#D9D9D9", "#BC80BD", "#CCEBC5", "#FFED6F")


## code

targetmatvec=unlist(targetmat)+1
yrange=range(targetmatvec[targetmatvec>0]);
# yrange[1]=1; # set the minimum value to 1
for(i in 1:length(targetmat)){
  vali=targetmat[[i]]+1;
  if(i==1){
    plot(1:length(vali),vali,type='b',las=1,pch=20,main=paste('sgRNAs in',targetgene),ylab='Read counts',xlab='Samples',xlim=c(0.7,length(vali)+0.3),ylim = yrange,col=colors[(i %% length(colors))],xaxt='n',log='y')
    axis(1,at=1:length(vali),labels=(collabel),las=2)
    # lines(0:100,rep(1,101),col='black');
  }else{
    lines(1:length(vali),vali,type='b',pch=20,col=colors[(i %% length(colors))])
  }
}




# parameters
# Do not modify the variables beginning with "__"
targetmat=list(c(2339.4201419748224,1443.6367663002986),c(1923.2042884946393,1557.9914445592021),c(1607.4543306820867,888.6159711838367),c(904.1930610086737,625.6730485630457),c(1572.3710020362473,1178.5087224388917),c(674.55672805409,434.1107531357104),c(1144.9922712596608,876.9619912338848),c(2929.4579419275724,1665.0623853493857),c(794.158984801269,425.3702681732464),c(972.765021543723,745.1263430500533))
targetgene="AAVS1"
collabel=c("S02_MNSC501_F2","S04_MNSC501_F4")

# set up color using RColorBrewer
#library(RColorBrewer)
#colors <- brewer.pal(length(targetgenelist), "Set1")

colors=c( "#E41A1C", "#377EB8", "#4DAF4A", "#984EA3", "#FF7F00",  "#A65628", "#F781BF",
          "#999999", "#66C2A5", "#FC8D62", "#8DA0CB", "#E78AC3", "#A6D854", "#FFD92F", "#E5C494", "#B3B3B3", 
          "#8DD3C7", "#FFFFB3", "#BEBADA", "#FB8072", "#80B1D3", "#FDB462", "#B3DE69", "#FCCDE5",
          "#D9D9D9", "#BC80BD", "#CCEBC5", "#FFED6F")


## code

targetmatvec=unlist(targetmat)+1
yrange=range(targetmatvec[targetmatvec>0]);
# yrange[1]=1; # set the minimum value to 1
for(i in 1:length(targetmat)){
  vali=targetmat[[i]]+1;
  if(i==1){
    plot(1:length(vali),vali,type='b',las=1,pch=20,main=paste('sgRNAs in',targetgene),ylab='Read counts',xlab='Samples',xlim=c(0.7,length(vali)+0.3),ylim = yrange,col=colors[(i %% length(colors))],xaxt='n',log='y')
    axis(1,at=1:length(vali),labels=(collabel),las=2)
    # lines(0:100,rep(1,101),col='black');
  }else{
    lines(1:length(vali),vali,type='b',pch=20,col=colors[(i %% length(colors))])
  }
}




# parameters
# Do not modify the variables beginning with "__"
targetmat=list(c(1888.1209598488,1509.1904035187783),c(1221.5377155778556,726.1886256313813),c(1373.0339074576157,1112.2267114735398),c(2331.446658191677,1763.3928411771055),c(3776.2419196976,2467.730254402327),c(1296.4884631394211,704.3374132252214))
targetgene="LRIG1"
collabel=c("S02_MNSC501_F2","S04_MNSC501_F4")

# set up color using RColorBrewer
#library(RColorBrewer)
#colors <- brewer.pal(length(targetgenelist), "Set1")

colors=c( "#E41A1C", "#377EB8", "#4DAF4A", "#984EA3", "#FF7F00",  "#A65628", "#F781BF",
          "#999999", "#66C2A5", "#FC8D62", "#8DA0CB", "#E78AC3", "#A6D854", "#FFD92F", "#E5C494", "#B3B3B3", 
          "#8DD3C7", "#FFFFB3", "#BEBADA", "#FB8072", "#80B1D3", "#FDB462", "#B3DE69", "#FCCDE5",
          "#D9D9D9", "#BC80BD", "#CCEBC5", "#FFED6F")


## code

targetmatvec=unlist(targetmat)+1
yrange=range(targetmatvec[targetmatvec>0]);
# yrange[1]=1; # set the minimum value to 1
for(i in 1:length(targetmat)){
  vali=targetmat[[i]]+1;
  if(i==1){
    plot(1:length(vali),vali,type='b',las=1,pch=20,main=paste('sgRNAs in',targetgene),ylab='Read counts',xlab='Samples',xlim=c(0.7,length(vali)+0.3),ylim = yrange,col=colors[(i %% length(colors))],xaxt='n',log='y')
    axis(1,at=1:length(vali),labels=(collabel),las=2)
    # lines(0:100,rep(1,101),col='black');
  }else{
    lines(1:length(vali),vali,type='b',pch=20,col=colors[(i %% length(colors))])
  }
}




# parameters
# Do not modify the variables beginning with "__"
targetmat=list(c(1144.9922712596608,872.5917487526527),c(2285.200452249435,1700.7526989461137),c(1148.181664772919,944.7007496929805),c(837.2157972302534,520.787229013478),c(1302.8672501659373,1208.3720460606435),c(1589.9126663591671,865.3080112839328),c(2479.753456558179,2087.5191585351445),c(1479.8785901517622,1256.4447133541953),c(1068.4468269414663,733.4723631001012),c(1502.204344744569,1125.3374389172359))
targetgene="CCR5"
collabel=c("S02_MNSC501_F2","S04_MNSC501_F4")

# set up color using RColorBrewer
#library(RColorBrewer)
#colors <- brewer.pal(length(targetgenelist), "Set1")

colors=c( "#E41A1C", "#377EB8", "#4DAF4A", "#984EA3", "#FF7F00",  "#A65628", "#F781BF",
          "#999999", "#66C2A5", "#FC8D62", "#8DA0CB", "#E78AC3", "#A6D854", "#FFD92F", "#E5C494", "#B3B3B3", 
          "#8DD3C7", "#FFFFB3", "#BEBADA", "#FB8072", "#80B1D3", "#FDB462", "#B3DE69", "#FCCDE5",
          "#D9D9D9", "#BC80BD", "#CCEBC5", "#FFED6F")


## code

targetmatvec=unlist(targetmat)+1
yrange=range(targetmatvec[targetmatvec>0]);
# yrange[1]=1; # set the minimum value to 1
for(i in 1:length(targetmat)){
  vali=targetmat[[i]]+1;
  if(i==1){
    plot(1:length(vali),vali,type='b',las=1,pch=20,main=paste('sgRNAs in',targetgene),ylab='Read counts',xlab='Samples',xlim=c(0.7,length(vali)+0.3),ylim = yrange,col=colors[(i %% length(colors))],xaxt='n',log='y')
    axis(1,at=1:length(vali),labels=(collabel),las=2)
    # lines(0:100,rep(1,101),col='black');
  }else{
    lines(1:length(vali),vali,type='b',pch=20,col=colors[(i %% length(colors))])
  }
}




# parameters
# Do not modify the variables beginning with "__"
targetmat=list(c(1749.3823420220724,1271.0121882916353),c(2623.2761646547942,2343.906717434087),c(1856.2270247162191,1038.6609630394682),c(3176.635939205076,1869.007034473545),c(1629.7800852748933,926.4914060211805),c(4358.306235867205,2580.628185167486))
targetgene="PROM1"
collabel=c("S02_MNSC501_F2","S04_MNSC501_F4")

# set up color using RColorBrewer
#library(RColorBrewer)
#colors <- brewer.pal(length(targetgenelist), "Set1")

colors=c( "#E41A1C", "#377EB8", "#4DAF4A", "#984EA3", "#FF7F00",  "#A65628", "#F781BF",
          "#999999", "#66C2A5", "#FC8D62", "#8DA0CB", "#E78AC3", "#A6D854", "#FFD92F", "#E5C494", "#B3B3B3", 
          "#8DD3C7", "#FFFFB3", "#BEBADA", "#FB8072", "#80B1D3", "#FDB462", "#B3DE69", "#FCCDE5",
          "#D9D9D9", "#BC80BD", "#CCEBC5", "#FFED6F")


## code

targetmatvec=unlist(targetmat)+1
yrange=range(targetmatvec[targetmatvec>0]);
# yrange[1]=1; # set the minimum value to 1
for(i in 1:length(targetmat)){
  vali=targetmat[[i]]+1;
  if(i==1){
    plot(1:length(vali),vali,type='b',las=1,pch=20,main=paste('sgRNAs in',targetgene),ylab='Read counts',xlab='Samples',xlim=c(0.7,length(vali)+0.3),ylim = yrange,col=colors[(i %% length(colors))],xaxt='n',log='y')
    axis(1,at=1:length(vali),labels=(collabel),las=2)
    # lines(0:100,rep(1,101),col='black');
  }else{
    lines(1:length(vali),vali,type='b',pch=20,col=colors[(i %% length(colors))])
  }
}



dev.off()
Sweave("S1A_c1_t3_summary.Rnw");
library(tools);

texi2dvi("S1A_c1_t3_summary.tex",pdf=TRUE);
